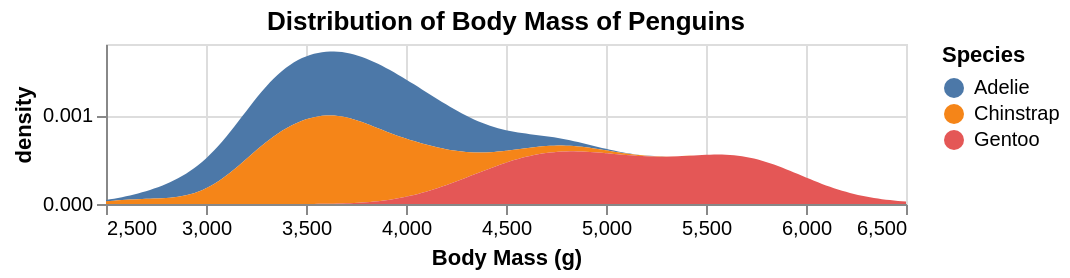

Specify this chart in Vega-Lite:
### Vega-Lite specification from a JSON file in a GitHub repository (floating-point values rounded to 4 significant figures; data arrays with more than 128 entries replaced by an {"elided": "..."} marker saying what was removed)
{"$schema": "https://vega.github.io/schema/vega-lite/v6.json", "title": "Distribution of Body Mass of Penguins", "width": 400, "height": 80, "data": {"values": {"elided": "200 records"}}, "mark": "area", "transform": [{"density": "Body Mass (g)", "groupby": ["Species"], "extent": [2500, 6500]}], "encoding": {"x": {"field": "value", "type": "quantitative", "title": "Body Mass (g)"}, "y": {"field": "density", "type": "quantitative", "stack": "zero"}, "color": {"field": "Species", "type": "nominal"}}}
